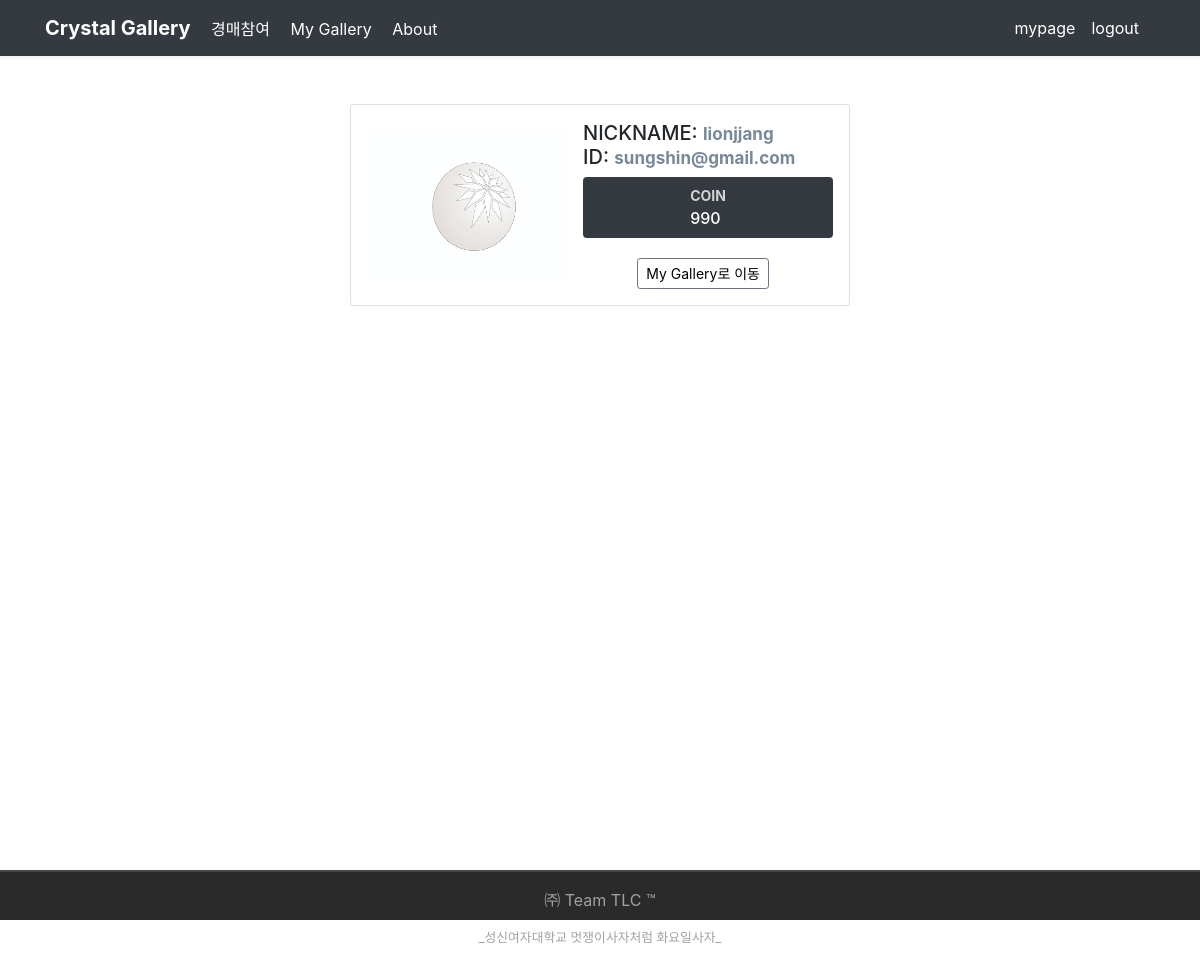
Screenshot of /mypage/ (signed in) with the database file from the repository.
### crystal/models.py (models this page shows, shortened)
class User(AbstractBaseUser):
    email = models.EmailField(
        verbose_name='email',
        max_length=255,
        unique=True,
    )
    date_of_birth = models.DateField(default=timezone.now(), null=True)
    username = models.CharField(max_length=30, unique=True, null=True)
    nickname = models.CharField(max_length=30, unique=True, null=True)
    coin = models.IntegerField(default=9999)
    is_active = models.BooleanField(default=True)
    is_admin = models.BooleanField(default=False)
    objects = UserManager()
    USERNAME_FIELD = 'email'
    REQUIRED_FIELDS = ['date_of_birth']

### crystal/views.py (the view)
# urls.py: path('mypage/', views.mypage, name="mypage"),
def mypage(request):
    return render(request, "mypage.html")

### crystal/templates/mypage.html (shortened to what this page needs)
{% extends "base.html" %}
{% load static %}
    {% block content %}
    <div class="wrapper">
        <link href="//maxcdn.bootstrapcdn.com/bootstrap/4.1.1/css/bootstrap.min.css" rel="stylesheet"
            id="bootstrap-css">
        <div class="container mt-5 d-flex justify-content-center">
            <div class="card p-3">
                <div class="d-flex align-items-center">
                    <div class="image"> <img src="{% static 'mypage.jpg' %}" class="rounded" width="200" height="150">
                    </div>
                    <div class="ml-3 w-100">
                        <h5 class="mb-0 mt-0">
                            NICKNAME:
                            <strong style="font-size: 17px;color:lightslategrey;">
                                {{user.nickname}}
                            </strong>
                        </h5>
                        <h5 class="mb-0 mt-0">
                            ID: <strong
                                style="font-size: 17px; color:lightslategrey;">{% if user.is_authenticated %}{{ user.email }}{% endif %}</strong>
                        </h5>
                        <div class="p-2 mt-2 bg-dark d-flex justify-content-center rounded text-white stats">
                            <div class="row-vh d-flex flex-column">
                                <div class="articles"><strong style="font-weight: bold;">COIN</strong></div>
                                <div class="number1">{{ user.coin }}</div>
                            </div>
                        </div>
                        <div class="mygallerybtn">
                            <button type="button" class="btn btn-outline-secondary btn-sm"><a
                                    href="{% url 'mygallery' %}" style="color: black">My Gallery로 이동</a></button>
                        </div>
                    </div>
                </div>
            </div>
        </div>
    </div>
    {% endblock content %}

### crystal/templates/base.html (style rules this page uses)
html { position: relative; min-height: 100%; }
.wrapper { height: auto; min-height: 100%; padding-bottom: 106px; }

### crystal/templates/mypage.html (style rules this page uses)
body { border-radius: 10px; }
.card { width: 500px; border: none; border-radius: 50px; background-color: rgb(36, 27, 27); border: 1px solid black; }
.stats { background: #f2f5f8 !important; color: #000 !important; }
.articles { font-size: 14px; color: lightgray; text-align: center; }
.number1 { font-weight: 500; }
.mygallerybtn { float: right; margin-top: 20px; margin-right: 4rem; }
.btn-outline-secondary { padding: 2px auto; }

### rows the page displays
User: nickname "lionjjang", email "sungshin@gmail.com", coin "990"
